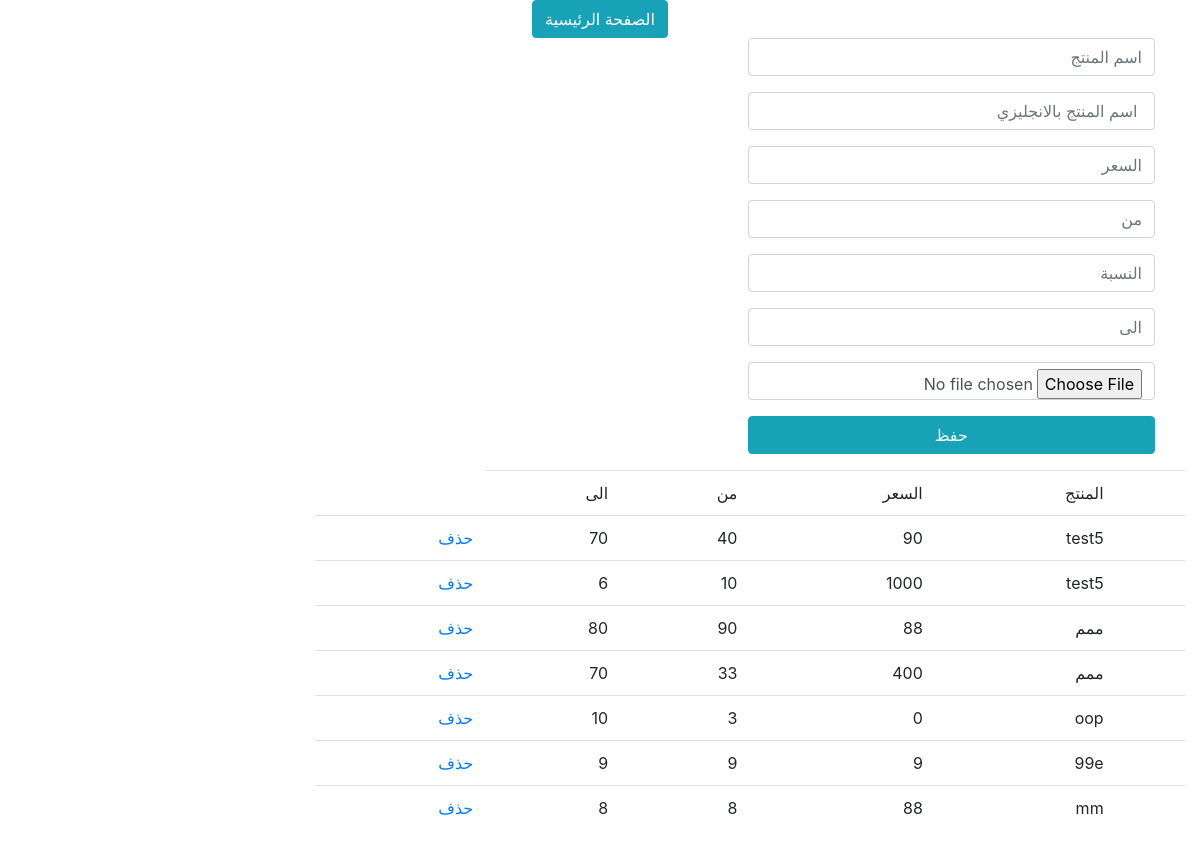
Page /admin/proud.php on the committed database.
### tables this page shows
CREATE TABLE `proudect` (
  `id` int(11) NOT NULL,
  `name` varchar(200) NOT NULL,
  `name_en` text NOT NULL,
  `parec` varchar(200) NOT NULL,
  `path` text NOT NULL,
  `froms` varchar(100) NOT NULL,
  `tos` varchar(100) NOT NULL,
  `proc` int(11) NOT NULL
);

### config/database.php (called while the page is built, shortened)
<?php
class DBConnection{
   function __construct() {
       $this->db=new PDO("mysql:host=localhost;dbname=comp2","root","");
   }
}

### config/admin.php (called while the page is built, shortened)
<?php
require "database.php";
class Admin  extends DBConnection{
    public function getpro(){
        $sql=$this->db->prepare("SELECT * FROM proudect");
        $sql->execute();
        return $sql;
    }
}

### admin/proud.php (the view, shortened to what this page needs)
<?php
require '../config/admin.php';
$admin =new Admin();
$res=$admin->getpro();
?>
<html>
    <head>
    <link rel="stylesheet" href="https://stackpath.bootstrapcdn.com/bootstrap/4.4.1/css/bootstrap.min.css">
    </head>
    <body dir="rtl">
        <header>
            <div class="container">
                <div class="row justify-content-center">
                    <a href="index.php" class="btn btn-info" >الصفحة الرئيسية </a>
                </div>
            </div>
        </header>
       <section class="">
          <div class="col-12 ">
              <div class="col-8 ">
                  <form method="POST" enctype="multipart/form-data">
                      <div class="form-group">
                          <div class="col-7">
                              <input type="text" name="proname" class="form-control" placeholder="اسم المنتج" >
                          </div>
                      </div>
                      <div class="form-group">
                          <div class="col-7">
                              <input type="text" name="pronameen" class="form-control" placeholder=" اسم المنتج بالانجليزي" >
                          </div>
                      </div>
                      <div class="form-group">
                          <div class="col-7">
                          <input type="text" name="price" class="form-control" placeholder="السعر" >
                          </div>
                      </div>
                      <div class="form-group">
                          <div class="col-7">
                          <input type="text" name="from" class="form-control"  placeholder="من">
                          </div>
                      </div>
                      <div class="form-group">
                          <div class="col-7">
                          <input type="text" name="prc" class="form-control"  placeholder="النسبة">
                          </div>
                      </div>
                      <div class="form-group">
                          <div class="col-7">
                          <input type="text" name="to" class="form-control"  placeholder="الى ">
                          </div>
                      </div>
                      <div class="form-group">
                          <div class="col-7">
                              <input type="file" name="srfile" class="form-control" >
                          </div>
                      </div>
                      <div class="form-group">
                          <div class="col-7">
                              <input type="submit" name="sub" class="btn btn-info btn-block" value="حفظ" >
                          </div>
                      </div>
                  </form>
              </div>
          </div>
      </section>
        <section>
            <div class="conatiner">
                <div class="col-9">
                    <table class="table">
                        <thead>
                            <tr>
                            <td></td>
                            <td>المنتج</td>
                            <td>السعر </td>
                            <td>من </td>
                            <td>الى </td>
                            </tr>
                        </thead>
                        <tbody>
                            <?php
                             if($res->rowCount()>0){
                                 foreach($res as $r){
                                     echo '
                                      <tr>
                                       <td></td>
                                       <td>'.$r['name'].'</td>
                                       <td>'.$r['parec'].'</td>
                                       <td>'.$r['froms'].'</td>
                                       <td>'.$r['tos'].'</td>
                                       <td><a href="proud.php?id_del='.$r['id'].'">حذف </a></td>
                                      </tr>
                                     ';
                                 }
                             }
                            ?>
                        </tbody>
                    </table>
                </div>
            </div>
        </section>
    </body>
</html>

### rows in the picture
proudect: name "test5", parec "90", froms "40", tos "70"
proudect: name "test5", parec "1000", froms "10", tos "6"
proudect: name "ممم", parec "88", froms "90", tos "80"
proudect: name "ممم", parec "400", froms "33", tos "70"
proudect: name "oop", parec "0", froms "3", tos "10"
proudect: name "99e", parec "9", froms "9", tos "9"
proudect: name "mm", parec "88", froms "8", tos "8"
